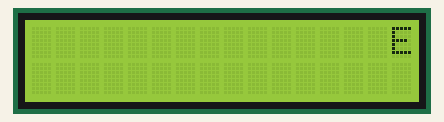
The sketch below on a simulated Arduino Uno, built with avr-gcc and run on an emulated ATmega328P. Shown: 16×2 character LCD.

Above: at 0.23 s.
At 2.14 s:
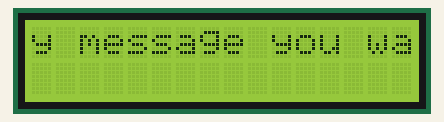
At 4.04 s:
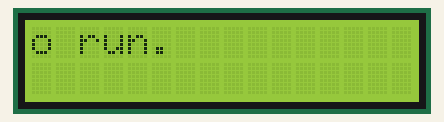
At 7.84 s:
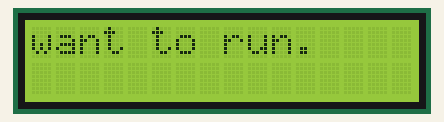
At 11.64 s:
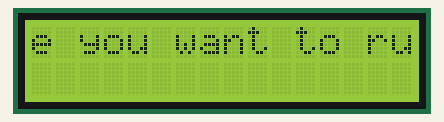
At 15.44 s:
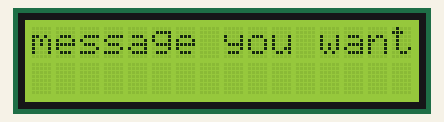

The sketch:

main.ino
```cpp
#include <Adafruit_LiquidCrystal.h>


Adafruit_LiquidCrystal lcd(0);
String message = "Enter any message you want to run.";
String space = "               ";
String result = message + space;
int messageLength;
int position=0;

void setup() {

  lcd.begin(16, 2);
  lcd.setBacklight(1);
  messageLength = result.length();

}

void loop() {
  if(position == messageLength){
    lcd.clear();
    position = 0;
  }

  for(int i =15 ; i>=0; i--){

    lcd.setCursor(i, 0);

    if((position-(15-i)<0) || (position-(15-i))>=messageLength){
    	continue;
    }
    lcd.print(result.charAt(position-(15-i)));

  }
  position++;
}
```

Measured:
- by itself, everything shown: repeats every 14.6 s, in 46 steps
